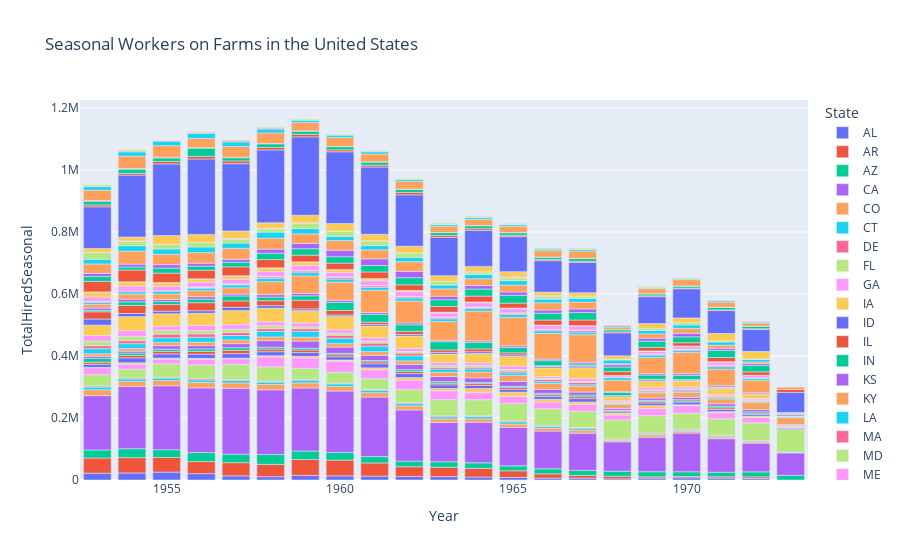

Notebook code for this chart:
### Markdown cell above
As the Bracero Program was specifically for temporary workers, it is possible that ending the program would have a more drastic impact on seasonally hired fired workers, something explored in the chart below.

### Code cell
##An extra step because there was a weird outlier of some data in 1948 despite the data being only from 1953-1973
seasonal_year = seasonal_year[seasonal_year['Year'] > 1948]

seasonalfig = px.bar(seasonal_year, x='Year', y='TotalHiredSeasonal', color='State', title='Seasonal Workers on Farms in the United States')
seasonalfig.show()

### Figure 1 — Plotly figure (JSON) as saved in the notebook; plotly's stock layout.template omitted (floating-point values rounded to 4 significant figures)
{"data": [{"alignmentgroup": "True", "hovertemplate": "State=AL<br>Year=%{x}<br>TotalHiredSeasonal=%{y}<extra></extra>", "legendgroup": "AL", "marker": {"color": "#636efa", "pattern": {"shape": ""}}, "name": "AL", "offsetgroup": "AL", "orientation": "v", "showlegend": true, "textposition": "auto", "type": "bar", "x": [1953, 1954, 1955, 1956, 1957, 1958, 1959, 1960, 1961, 1962, 1963, 1964, 1965, 1966, 1967, 1968, 1969, 1970, 1971, 1972], "xaxis": "x", "y": [21921, 22800.0, 25460.0, 20530.0, 13310.0, 10690.0, 14880.0, 13390.0, 12560.0, 11130.0, 10860.0, 9416.0, 8211.0, 6148.0, 5924.0, 3790, 5972.0, 7203.0, 6110, 4712.0], "yaxis": "y"}, {"alignmentgroup": "True", "hovertemplate": "State=AR<br>Year=%{x}<br>TotalHiredSeasonal=%{y}<extra></extra>", "legendgroup": "AR", "marker": {"color": "#EF553B", "pattern": {"shape": ""}}, "name": "AR", "offsetgroup": "AR", "orientation": "v", "showlegend": true, "textposition": "auto", "type": "bar", "x": [1953, 1954, 1955, 1956, 1957, 1958, 1959, 1960, 1961, 1962, 1963, 1964, 1965, 1966, 1967, 1968, 1969, 1970, 1971, 1972], "xaxis": "x", "y": [49060.0, 49380.0, 47240.0, 38870.0, 42680.0, 39790.0, 51290.0, 50740.0, 42420.0, 31720.0, 30390.0, 28100.0, 21460.0, 13630.0, 8874.0, 8075, 4400, 4206.0, 4308.0, 5400], "yaxis": "y"}, {"alignmentgroup": "True", "hovertemplate": "State=AZ<br>Year=%{x}<br>TotalHiredSeasonal=%{y}<extra></extra>", "legendgroup": "AZ", "marker": {"color": "#00cc96", "pattern": {"shape": ""}}, "name": "AZ", "offsetgroup": "AZ", "orientation": "v", "showlegend": true, "textposition": "auto", "type": "bar", "x": [1953, 1954, 1955, 1956, 1957, 1958, 1959, 1960, 1961, 1962, 1963, 1964, 1965, 1966, 1967, 1968, 1969, 1970, 1971, 1972, 1973], "xaxis": "x", "y": [25830.0, 28750.0, 25070.0, 29110.0, 27350.0, 31840.0, 27390.0, 24760.0, 20475, 18040.0, 17660.0, 17840.0, 15980.0, 16360.0, 16170.0, 16640, 16310.0, 15130.0, 14730.0, 16160.0, 15140.0], "yaxis": "y"}, {"alignmentgroup": "True", "hovertemplate": "State=CA<br>Year=%{x}<br>TotalHiredSeasonal=%{y}<extra></extra>", "legendgroup": "CA", "marker": {"color": "#ab63fa", "pattern": {"shape": ""}}, "name": "CA", "offsetgroup": "CA", "orientation": "v", "showlegend": true, "textposition": "auto", "type": "bar", "x": [1953, 1954, 1955, 1956, 1957, 1958, 1959, 1960, 1961, 1962, 1963, 1964, 1965, 1966, 1967, 1968, 1969, 1970, 1971, 1972, 1973], "xaxis": "x", "y": [175450, 201300.0, 206125, 208600.0, 212500.0, 208425, 203200.0, 198200.0, 192100.0, 165100.0, 126875, 131200.0, 124400.0, 121700.0, 120203, 94630.0, 111350, 124900.0, 108100.0, 92640.0, 72220], "yaxis": "y"}, {"alignmentgroup": "True", "hovertemplate": "State=CO<br>Year=%{x}<br>TotalHiredSeasonal=%{y}<extra></extra>", "legendgroup": "CO", "marker": {"color": "#FFA15A", "pattern": {"shape": ""}}, "name": "CO", "offsetgroup": "CO", "orientation": "v", "showlegend": true, "textposition": "auto", "type": "bar", "x": [1953, 1954, 1955, 1956, 1957, 1958, 1959, 1960, 1961, 1962, 1963, 1964, 1965, 1966, 1967, 1968, 1969, 1970, 1971, 1972, 1973], "xaxis": "x", "y": [18903, 16246, 17050.0, 17780.0, 17330.0, 17350.0, 16610.0, 14760.0, 14210.0, 13120.0, 11320.0, 10890, 10500.0, 9485.0, 9409.0, 4558, 7473.0, 6273.0, 5681, 4114, 1510], "yaxis": "y"}, {"alignmentgroup": "True", "hovertemplate": "State=CT<br>Year=%{x}<br>TotalHiredSeasonal=%{y}<extra></extra>", "legendgroup": "CT", "marker": {"color": "#19d3f3", "pattern": {"shape": ""}}, "name": "CT", "offsetgroup": "CT", "orientation": "v", "showlegend": true, "textposition": "auto", "type": "bar", "x": [1953, 1954, 1955, 1956, 1957, 1958, 1959, 1960, 1961, 1962, 1963, 1964, 1965, 1966, 1967, 1968, 1969, 1970, 1971, 1972, 1973], "xaxis": "x", "y": [8767.0, 7657.0, 7800, 7744.0, 7625, 7555, 8536.0, 8150, 7881.0, 7179.0, 6694.0, 7160, 7045, 5658.0, 5528, 2405, 2882.0, 3102.0, 3085, 1901.0, 1582.0], "yaxis": "y"}, {"alignmentgroup": "True", "hovertemplate": "State=DE<br>Year=%{x}<br>TotalHiredSeasonal=%{y}<extra></extra>", "legendgroup": "DE", "marker": {"color": "#FF6692", "pattern": {"shape": ""}}, "name": "DE", "offsetgroup": "DE", "orientation": "v", "showlegend": true, "textposition": "auto", "type": "bar", "x": [1953, 1954, 1955, 1956, 1957, 1958, 1959, 1960, 1961, 1962, 1963, 1964, 1965, 1966, 1967, 1968, 1969, 1970, 1971, 1972], "xaxis": "x", "y": [3111.0, 2960.0, 2839, 4021.0, 3135.0, 3110.0, 2910, 2276.0, 2439.0, 3460.0, 3221.0, 2757.0, 2920.0, 2917.0, 3198.0, 2185, 2991, 2636.0, 2508.0, 2248.0], "yaxis": "y"}, {"alignmentgroup": "True", "hovertemplate": "State=FL<br>Year=%{x}<br>TotalHiredSeasonal=%{y}<extra></extra>", "legendgroup": "FL", "marker": {"color": "#B6E880", "pattern": {"shape": ""}}, "name": "FL", "offsetgroup": "FL", "orientation": "v", "showlegend": true, "textposition": "auto", "type": "bar", "x": [1953, 1954, 1955, 1956, 1957, 1958, 1959, 1960, 1961, 1962, 1963, 1964, 1965, 1966, 1967, 1968, 1969, 1970, 1971, 1972, 1973], "xaxis": "x", "y": [36810.0, 28830.0, 43180.0, 44750.0, 49510.0, 46590.0, 35209, 35490.0, 34960.0, 41930.0, 52130.0, 51640.0, 56440.0, 54090.0, 52240.0, 61670.0, 56290.0, 52180.0, 53240.0, 57100.0, 72404], "yaxis": "y"}, {"alignmentgroup": "True", "hovertemplate": "State=GA<br>Year=%{x}<br>TotalHiredSeasonal=%{y}<extra></extra>", "legendgroup": "GA", "marker": {"color": "#FF97FF", "pattern": {"shape": ""}}, "name": "GA", "offsetgroup": "GA", "orientation": "v", "showlegend": true, "textposition": "auto", "type": "bar", "x": [1953, 1954, 1955, 1956, 1957, 1958, 1959, 1960, 1961, 1962, 1963, 1964, 1965, 1966, 1967, 1968, 1969, 1970, 1971, 1972], "xaxis": "x", "y": [22170.0, 16060.0, 15390.0, 18240.0, 17880.0, 31570.0, 33900.0, 35690.0, 28930.0, 30670.0, 28852, 23960.0, 22580.0, 21690.0, 22090.0, 15719, 23493, 24096, 19389, 17161], "yaxis": "y"}, {"alignmentgroup": "True", "hovertemplate": "State=IA<br>Year=%{x}<br>TotalHiredSeasonal=%{y}<extra></extra>", "legendgroup": "IA", "marker": {"color": "#FECB52", "pattern": {"shape": ""}}, "name": "IA", "offsetgroup": "IA", "orientation": "v", "showlegend": true, "textposition": "auto", "type": "bar", "x": [1953, 1954, 1955, 1956, 1957, 1958, 1959, 1960, 1961, 1962, 1963, 1964, 1965, 1966, 1967, 1968, 1969, 1970, 1971, 1972], "xaxis": "x", "y": [1263.0, 4260.0, 3093.0, 2928, 1720.0, 4020.0, 4990, 3642.0, 5937.0, 8298.0, 7309.0, 12230.0, 13809, 8703.0, 7785.0, 6830, 9338.0, 3197.0, 3482.0, 4677], "yaxis": "y"}, {"alignmentgroup": "True", "hovertemplate": "State=ID<br>Year=%{x}<br>TotalHiredSeasonal=%{y}<extra></extra>", "legendgroup": "ID", "marker": {"color": "#636efa", "pattern": {"shape": ""}}, "name": "ID", "offsetgroup": "ID", "orientation": "v", "showlegend": true, "textposition": "auto", "type": "bar", "x": [1953, 1954, 1955, 1956, 1957, 1958, 1959, 1960, 1961, 1962, 1963, 1964, 1965, 1966, 1967, 1968, 1969, 1970, 1971, 1972, 1973], "xaxis": "x", "y": [9948.0, 15740.0, 13470.0, 13250.0, 14650.0, 13000.0, 12081, 10530.0, 13060.0, 12871, 11520.0, 9905.0, 9444.0, 9365, 11170.0, 5642.0, 8043.0, 8538, 7026, 5890.0, 2904], "yaxis": "y"}, {"alignmentgroup": "True", "hovertemplate": "State=IL<br>Year=%{x}<br>TotalHiredSeasonal=%{y}<extra></extra>", "legendgroup": "IL", "marker": {"color": "#EF553B", "pattern": {"shape": ""}}, "name": "IL", "offsetgroup": "IL", "orientation": "v", "showlegend": true, "textposition": "auto", "type": "bar", "x": [1953, 1954, 1955, 1956, 1957, 1958, 1959, 1960, 1961, 1962, 1963, 1964, 1965, 1966, 1967, 1968, 1969, 1970, 1971, 1972], "xaxis": "x", "y": [6653.0, 7679.0, 8441.0, 9342.0, 10709, 8184.0, 8229, 6678.0, 6253.0, 6830.0, 5622.0, 5917.0, 5825.0, 5319.0, 6020.0, 1801, 4295.0, 3530.0, 5284.0, 3587], "yaxis": "y"}, {"alignmentgroup": "True", "hovertemplate": "State=IN<br>Year=%{x}<br>TotalHiredSeasonal=%{y}<extra></extra>", "legendgroup": "IN", "marker": {"color": "#00cc96", "pattern": {"shape": ""}}, "name": "IN", "offsetgroup": "IN", "orientation": "v", "showlegend": true, "textposition": "auto", "type": "bar", "x": [1953, 1954, 1955, 1956, 1957, 1958, 1959, 1960, 1961, 1962, 1963, 1964, 1965, 1966, 1967, 1968, 1969, 1970, 1971, 1972], "xaxis": "x", "y": [12580.0, 7731.0, 6797.0, 7782.0, 8220.0, 6081.0, 5754, 4546.0, 4189.0, 5748, 4976.0, 3609.0, 4166.0, 4770, 5498.0, 1308, 3892, 4346, 5283.0, 4795], "yaxis": "y"}, {"alignmentgroup": "True", "hovertemplate": "State=KS<br>Year=%{x}<br>TotalHiredSeasonal=%{y}<extra></extra>", "legendgroup": "KS", "marker": {"color": "#ab63fa", "pattern": {"shape": ""}}, "name": "KS", "offsetgroup": "KS", "orientation": "v", "showlegend": true, "textposition": "auto", "type": "bar", "x": [1953, 1954, 1955, 1956, 1957, 1958, 1959, 1960, 1961, 1962, 1963, 1964, 1965, 1966, 1967, 1968, 1969, 1970, 1971, 1972, 1973], "xaxis": "x", "y": [6692.0, 6233.0, 11450.0, 10690.0, 13160.0, 21200.0, 23200.0, 19920.0, 16660.0, 16910.0, 16240.0, 15010.0, 15040.0, 12700.0, 9604.0, 6062.0, 7583, 7526, 7660, 6922.0, 3690], "yaxis": "y"}, {"alignmentgroup": "True", "hovertemplate": "State=KY<br>Year=%{x}<br>TotalHiredSeasonal=%{y}<extra></extra>", "legendgroup": "KY", "marker": {"color": "#FFA15A", "pattern": {"shape": ""}}, "name": "KY", "offsetgroup": "KY", "orientation": "v", "showlegend": true, "textposition": "auto", "type": "bar", "x": [1953, 1954, 1955, 1956, 1957, 1958, 1959, 1960, 1961, 1962, 1963, 1964, 1965, 1966, 1967, 1968, 1969, 1970, 1971, 1972], "xaxis": "x", "y": [8112.0, 8450, 10000, 11080.0, 11940.0, 12240.0, 12510.0, 11200.0, 12200.0, 11520.0, 13810.0, 18890.0, 19430.0, 19020.0, 19000.0, 12850.0, 16833, 15300.0, 15960.0, 23240.0], "yaxis": "y"}, {"alignmentgroup": "True", "hovertemplate": "State=LA<br>Year=%{x}<br>TotalHiredSeasonal=%{y}<extra></extra>", "legendgroup": "LA", "marker": {"color": "#19d3f3", "pattern": {"shape": ""}}, "name": "LA", "offsetgroup": "LA", "orientation": "v", "showlegend": true, "textposition": "auto", "type": "bar", "x": [1953, 1954, 1955, 1956, 1957, 1958, 1959, 1960, 1961, 1962, 1963, 1964, 1965, 1966, 1967, 1968, 1969, 1970, 1971, 1972, 1973], "xaxis": "x", "y": [16460.0, 15616, 15500.0, 15940.0, 14420.0, 17775, 19000.0, 17490.0, 17750.0, 16190.0, 10460.0, 9811.0, 8320.0, 5908.0, 4528.0, 2796.0, 2719.0, 4761.0, 3144.0, 3104.0, 1438.0], "yaxis": "y"}, {"alignmentgroup": "True", "hovertemplate": "State=MA<br>Year=%{x}<br>TotalHiredSeasonal=%{y}<extra></extra>", "legendgroup": "MA", "marker": {"color": "#FF6692", "pattern": {"shape": ""}}, "name": "MA", "offsetgroup": "MA", "orientation": "v", "showlegend": true, "textposition": "auto", "type": "bar", "x": [1953, 1954, 1955, 1956, 1957, 1958, 1959, 1960, 1961, 1962, 1963, 1964, 1965, 1966, 1967, 1968, 1969, 1970, 1971, 1972, 1973], "xaxis": "x", "y": [9521, 9843, 11750.0, 10604, 10201, 9043.0, 8314.0, 9624.0, 9606.0, 8520.0, 5656.0, 5601.0, 5808, 6639.0, 7020, 2644, 3508.0, 3997.0, 3701.0, 2841.0, 604], "yaxis": "y"}, {"alignmentgroup": "True", "hovertemplate": "State=MD<br>Year=%{x}<br>TotalHiredSeasonal=%{y}<extra></extra>", "legendgroup": "MD", "marker": {"color": "#B6E880", "pattern": {"shape": ""}}, "name": "MD", "offsetgroup": "MD", "orientation": "v", "showlegend": true, "textposition": "auto", "type": "bar", "x": [1953, 1954, 1955, 1956, 1957, 1958, 1959, 1960, 1961, 1962, 1963, 1964, 1965, 1966, 1967, 1968, 1969, 1970, 1971, 1972], "xaxis": "x", "y": [14924, 13900.0, 11943, 10330.0, 9926.0, 9254.0, 6047.0, 6421.0, 6347.0, 5518.0, 5411, 5523.0, 5080, 3797.0, 4066, 1938, 3414.0, 2731.0, 3121.0, 2581.0], "yaxis": "y"}, {"alignmentgroup": "True", "hovertemplate": "State=ME<br>Year=%{x}<br>TotalHiredSeasonal=%{y}<extra></extra>", "legendgroup": "ME", "marker": {"color": "#FF97FF", "pattern": {"shape": ""}}, "name": "ME", "offsetgroup": "ME", "orientation": "v", "showlegend": true, "textposition": "auto", "type": "bar", "x": [1953, 1954, 1955, 1956, 1957, 1958, 1959, 1960, 1961, 1962, 1963, 1964, 1965, 1966, 1967, 1968, 1969, 1970, 1971, 1972], "xaxis": "x", "y": [17833, 18770, 13760.0, 17390.0, 15690.0, 12750.0, 12250.0, 11620.0, 10540.0, 10030.0, 9859, 8650.0, 11230.0, 5832.0, 8778.0, 4218, 7481, 6319.0, 3711.0, 4175], "yaxis": "y"}, {"alignmentgroup": "True", "hovertemplate": "State=MI<br>Year=%{x}<br>TotalHiredSeasonal=%{y}<extra></extra>", "legendgroup": "MI", "marker": {"color": "#FECB52", "pattern": {"shape": ""}}, "name": "MI", "offsetgroup": "MI", "orientation": "v", "showlegend": true, "textposition": "auto", "type": "bar", "x": [1953, 1954, 1955, 1956, 1957, 1958, 1959, 1960, 1961, 1962, 1963, 1964, 1965, 1966, 1967, 1968, 1969, 1970, 1971, 1972, 1973], "xaxis": "x", "y": [33490.0, 44810.0, 40020.0, 38800.0, 44640.0, 43750.0, 40030.0, 42460.0, 38290.0, 39660.0, 27350.0, 30080.0, 31370.0, 28020.0, 35160.0, 12606, 20580.0, 19060.0, 18840.0, 13670.0, 3835], "yaxis": "y"}, {"alignmentgroup": "True", "hovertemplate": "State=MN<br>Year=%{x}<br>TotalHiredSeasonal=%{y}<extra></extra>", "legendgroup": "MN", "marker": {"color": "#636efa", "pattern": {"shape": ""}}, "name": "MN", "offsetgroup": "MN", "orientation": "v", "showlegend": true, "textposition": "auto", "type": "bar", "x": [1953, 1954, 1955, 1956, 1957, 1958, 1959, 1960, 1961, 1962, 1963, 1964, 1965, 1966, 1967, 1968, 1969, 1970, 1971], "xaxis": "x", "y": [19915, 9993, 8419.0, 8325.0, 10400.0, 8244.0, 5743.0, 4670.0, 5483.0, 5415.0, 5531.0, 5769.0, 4585.0, 4472.0, 5096.0, 3240.0, 3924.0, 2757.0, 2122], "yaxis": "y"}, {"alignmentgroup": "True", "hovertemplate": "State=MO<br>Year=%{x}<br>TotalHiredSeasonal=%{y}<extra></extra>", "legendgroup": "MO", "marker": {"color": "#EF553B", "pattern": {"shape": ""}}, "name": "MO", "offsetgroup": "MO", "orientation": "v", "showlegend": true, "textposition": "auto", "type": "bar", "x": [1953, 1954, 1955, 1956, 1957, 1958, 1959, 1960, 1961, 1962, 1963, 1964, 1965, 1966, 1967, 1968, 1969, 1970, 1971, 1972, 1973], "xaxis": "x", "y": [23200, 26250.0, 21240.0, 25870.0, 20870.0, 16040.0, 27740.0, 14620.0, 7148.0, 9843.0, 7824.0, 8938, 6703.0, 2546.0, 2281.0, 895, 2343.0, 2151.0, 1861.0, 1004, 700], "yaxis": "y"}, {"alignmentgroup": "True", "hovertemplate": "State=MS<br>Year=%{x}<br>TotalHiredSeasonal=%{y}<extra></extra>", "legendgroup": "MS", "marker": {"color": "#00cc96", "pattern": {"shape": ""}}, "name": "MS", "offsetgroup": "MS", "orientation": "v", "showlegend": true, "textposition": "auto", "type": "bar", "x": [1953, 1954, 1955, 1956, 1957, 1958, 1959, 1960, 1961, 1962, 1963, 1964, 1965, 1966, 1967, 1968, 1969, 1970, 1971], "xaxis": "x", "y": [4740.0, 11490.0, 9693, 11300.0, 15840.0, 11570.0, 14389, 26410.0, 25240.0, 21120.0, 26630.0, 20990.0, 17100.0, 16120.0, 5108.0, 9784.0, 13358, 13620, 1550], "yaxis": "y"}, {"alignmentgroup": "True", "hovertemplate": "State=MT<br>Year=%{x}<br>TotalHiredSeasonal=%{y}<extra></extra>", "legendgroup": "MT", "marker": {"color": "#ab63fa", "pattern": {"shape": ""}}, "name": "MT", "offsetgroup": "MT", "orientation": "v", "showlegend": true, "textposition": "auto", "type": "bar", "x": [1953, 1954, 1955, 1956, 1957, 1958, 1959, 1960, 1961, 1962, 1963, 1964, 1965, 1966, 1967, 1968, 1969, 1970, 1971, 1972, 1973], "xaxis": "x", "y": [7404, 8823.0, 6993.0, 7999.0, 6185.0, 7910, 7694, 6813.0, 6037.0, 5975.0, 4638, 4948.0, 5306.0, 4975.0, 5447.0, 2779.0, 4596.0, 5352.0, 4343.0, 3766.0, 2872], "yaxis": "y"}, {"alignmentgroup": "True", "hovertemplate": "State=NC<br>Year=%{x}<br>TotalHiredSeasonal=%{y}<extra></extra>", "legendgroup": "NC", "marker": {"color": "#FFA15A", "pattern": {"shape": ""}}, "name": "NC", "offsetgroup": "NC", "orientation": "v", "showlegend": true, "textposition": "auto", "type": "bar", "x": [1953, 1954, 1955, 1956, 1957, 1958, 1959, 1960, 1961, 1962, 1963, 1964, 1965, 1966, 1967, 1968, 1969, 1970, 1971, 1972, 1973], "xaxis": "x", "y": [11348, 16329, 17568, 19570.0, 20110.0, 41910.0, 56320.0, 58345, 71740.0, 70710.0, 60520.0, 96380.0, 92030.0, 83410.0, 88710.0, 36830.0, 52530.0, 68610.0, 53590.0, 39820.0, 22070.0], "yaxis": "y"}, {"alignmentgroup": "True", "hovertemplate": "State=ND<br>Year=%{x}<br>TotalHiredSeasonal=%{y}<extra></extra>", "legendgroup": "ND", "marker": {"color": "#19d3f3", "pattern": {"shape": ""}}, "name": "ND", "offsetgroup": "ND", "orientation": "v", "showlegend": true, "textposition": "auto", "type": "bar", "x": [1953, 1954, 1955, 1956, 1957, 1958, 1959, 1960, 1961, 1962, 1963, 1964, 1965, 1966, 1967, 1968, 1969, 1970, 1971, 1972, 1973], "xaxis": "x", "y": [6192.0, 6949, 8775.0, 8050.0, 9357.0, 9969.0, 10480.0, 9794.0, 8652.0, 9437.0, 8719.0, 8385, 8941.0, 8322.0, 7922.0, 8465, 7490, 5946.0, 7547.0, 6495, 3190], "yaxis": "y"}, {"alignmentgroup": "True", "hovertemplate": "State=NE<br>Year=%{x}<br>TotalHiredSeasonal=%{y}<extra></extra>", "legendgroup": "NE", "marker": {"color": "#FF6692", "pattern": {"shape": ""}}, "name": "NE", "offsetgroup": "NE", "orientation": "v", "showlegend": true, "textposition": "auto", "type": "bar", "x": [1953, 1954, 1955, 1956, 1957, 1958, 1959, 1960, 1961, 1962, 1963, 1964, 1965, 1966, 1967, 1968, 1969, 1970, 1971], "xaxis": "x", "y": [2759.0, 3174.0, 1890.0, 2292.0, 2404.0, 5046, 5350.0, 5384.0, 5141.0, 3978.0, 3988.0, 3476.0, 4069.0, 3172.0, 5354.0, 575, 2968.0, 3400, 3530.0], "yaxis": "y"}, {"alignmentgroup": "True", "hovertemplate": "State=NH<br>Year=%{x}<br>TotalHiredSeasonal=%{y}<extra></extra>", "legendgroup": "NH", "marker": {"color": "#B6E880", "pattern": {"shape": ""}}, "name": "NH", "offsetgroup": "NH", "orientation": "v", "showlegend": true, "textposition": "auto", "type": "bar", "x": [1953, 1956, 1957, 1958, 1959, 1960, 1961, 1962, 1963, 1964, 1965, 1966, 1967, 1968, 1969, 1970, 1971, 1972], "xaxis": "x", "y": [1181.0, 1788.0, 1852.0, 2012.0, 1830, 1630, 1888.0, 1760, 1690, 1350, 1240, 1175, 1250, 797.5, 893.8, 1147.0, 1058.0, 1045], "yaxis": "y"}, {"alignmentgroup": "True", "hovertemplate": "State=NJ<br>Year=%{x}<br>TotalHiredSeasonal=%{y}<extra></extra>", "legendgroup": "NJ", "marker": {"color": "#FF97FF", "pattern": {"shape": ""}}, "name": "NJ", "offsetgroup": "NJ", "orientation": "v", "showlegend": true, "textposition": "auto", "type": "bar", "x": [1953, 1954, 1955, 1956, 1957, 1958, 1959, 1960, 1961, 1962, 1963, 1964, 1965, 1966, 1967, 1968, 1969, 1970, 1971, 1972, 1973], "xaxis": "x", "y": [14020.0, 15780.0, 14100.0, 15230.0, 13940.0, 15020.0, 15520.0, 14620.0, 14312, 14680.0, 13210.0, 13770.0, 13350.0, 12610.0, 13500.0, 5025, 7920, 8702, 10640.0, 8002.0, 1460], "yaxis": "y"}, {"alignmentgroup": "True", "hovertemplate": "State=NM<br>Year=%{x}<br>TotalHiredSeasonal=%{y}<extra></extra>", "legendgroup": "NM", "marker": {"color": "#FECB52", "pattern": {"shape": ""}}, "name": "NM", "offsetgroup": "NM", "orientation": "v", "showlegend": true, "textposition": "auto", "type": "bar", "x": [1953, 1954, 1955, 1956, 1957, 1958, 1959, 1960, 1961, 1962, 1963, 1964, 1965, 1966, 1967, 1968, 1969, 1970, 1971, 1972, 1973], "xaxis": "x", "y": [16360.0, 13170.0, 11300.0, 10300.0, 10870.0, 11869, 11650.0, 8497.0, 6835.0, 3760.0, 2388.0, 2090.0, 2062.0, 1185.0, 948.7, 645, 1152.0, 1140, 975, 771.2, 535], "yaxis": "y"}, {"alignmentgroup": "True", "hovertemplate": "State=NV<br>Year=%{x}<br>TotalHiredSeasonal=%{y}<extra></extra>", "legendgroup": "NV", "marker": {"color": "#636efa", "pattern": {"shape": ""}}, "name": "NV", "offsetgroup": "NV", "orientation": "v", "showlegend": true, "textposition": "auto", "type": "bar", "x": [1953, 1954, 1955, 1956, 1957, 1958, 1959, 1960, 1961, 1962, 1963, 1965, 1967, 1969, 1970], "xaxis": "x", "y": [150, 597.1, 810.3, 658, 553.6, 721.6, 616.6, 644.3, 620.9, 338.8, 183.4, 221.8, 200, 300, 235], "yaxis": "y"}, {"alignmentgroup": "True", "hovertemplate": "State=NY<br>Year=%{x}<br>TotalHiredSeasonal=%{y}<extra></extra>", "legendgroup": "NY", "marker": {"color": "#EF553B", "pattern": {"shape": ""}}, "name": "NY", "offsetgroup": "NY", "orientation": "v", "showlegend": true, "textposition": "auto", "type": "bar", "x": [1953, 1954, 1955, 1956, 1957, 1958, 1959, 1960, 1961, 1962, 1963, 1964, 1965, 1966, 1967, 1968, 1969, 1970, 1971, 1972], "xaxis": "x", "y": [33900.0, 37860.0, 30240.0, 27420.0, 28573, 26596, 21710.0, 20570.0, 21240.0, 18300.0, 18370.0, 19070.0, 15950.0, 16250.0, 18010.0, 12198, 11570.0, 10730.0, 13569, 11080.0], "yaxis": "y"}, {"alignmentgroup": "True", "hovertemplate": "State=OH<br>Year=%{x}<br>TotalHiredSeasonal=%{y}<extra></extra>", "legendgroup": "OH", "marker": {"color": "#00cc96", "pattern": {"shape": ""}}, "name": "OH", "offsetgroup": "OH", "orientation": "v", "showlegend": true, "textposition": "auto", "type": "bar", "x": [1953, 1954, 1955, 1956, 1957, 1958, 1959, 1960, 1961, 1962, 1963, 1964, 1965, 1966, 1967, 1968, 1969, 1970, 1971, 1972], "xaxis": "x", "y": [15620.0, 9821.0, 16320.0, 13170.0, 15200.0, 20318, 20840.0, 20710.0, 20880.0, 23010.0, 21530.0, 22756, 25110.0, 21978, 23950.0, 14955, 19910.0, 18970.0, 22862, 21034], "yaxis": "y"}, {"alignmentgroup": "True", "hovertemplate": "State=OK<br>Year=%{x}<br>TotalHiredSeasonal=%{y}<extra></extra>", "legendgroup": "OK", "marker": {"color": "#ab63fa", "pattern": {"shape": ""}}, "name": "OK", "offsetgroup": "OK", "orientation": "v", "showlegend": true, "textposition": "auto", "type": "bar", "x": [1953, 1954, 1955, 1956, 1957, 1958, 1959, 1960, 1961, 1962, 1963, 1964, 1965, 1966, 1967, 1968, 1969, 1970, 1971, 1972, 1973], "xaxis": "x", "y": [10101, 9038.0, 11100.0, 9551.0, 9381.0, 13350.0, 16657, 21250.0, 21490.0, 20210.0, 11610.0, 11360.0, 11130, 10350.0, 11890.0, 7514.0, 9866.0, 11390.0, 6939.0, 6057.0, 4324.0], "yaxis": "y"}, {"alignmentgroup": "True", "hovertemplate": "State=OR<br>Year=%{x}<br>TotalHiredSeasonal=%{y}<extra></extra>", "legendgroup": "OR", "marker": {"color": "#FFA15A", "pattern": {"shape": ""}}, "name": "OR", "offsetgroup": "OR", "orientation": "v", "showlegend": true, "textposition": "auto", "type": "bar", "x": [1953, 1954, 1955, 1956, 1957, 1958, 1959, 1960, 1961, 1962, 1963, 1964, 1965, 1966, 1967, 1968, 1969, 1970, 1971, 1972, 1973], "xaxis": "x", "y": [30700.0, 41890.0, 33500.0, 34210.0, 34900.0, 35250.0, 31090.0, 31026, 29020.0, 31370.0, 23670.0, 21730.0, 21970.0, 23379, 22113, 3289.0, 13710.0, 16000.0, 10180.0, 5146.0, 3356.0], "yaxis": "y"}, {"alignmentgroup": "True", "hovertemplate": "State=PA<br>Year=%{x}<br>TotalHiredSeasonal=%{y}<extra></extra>", "legendgroup": "PA", "marker": {"color": "#19d3f3", "pattern": {"shape": ""}}, "name": "PA", "offsetgroup": "PA", "orientation": "v", "showlegend": true, "textposition": "auto", "type": "bar", "x": [1953, 1954, 1955, 1956, 1957, 1958, 1959, 1960, 1961, 1962, 1963, 1964, 1965, 1966, 1967, 1968, 1969, 1970, 1971, 1972, 1973], "xaxis": "x", "y": [15140.0, 17830.0, 16960.0, 18300.0, 17340.0, 19685, 17140.0, 13610.0, 13580.0, 13600.0, 12720.0, 14080, 14559, 12320.0, 12180.0, 12305, 11870, 11180.0, 10280.0, 7639.0, 2911.0], "yaxis": "y"}, {"alignmentgroup": "True", "hovertemplate": "State=RI<br>Year=%{x}<br>TotalHiredSeasonal=%{y}<extra></extra>", "legendgroup": "RI", "marker": {"color": "#FF6692", "pattern": {"shape": ""}}, "name": "RI", "offsetgroup": "RI", "orientation": "v", "showlegend": true, "textposition": "auto", "type": "bar", "x": [1963, 1964, 1965, 1966, 1967, 1968, 1969], "xaxis": "x", "y": [309.7, 205, 188.3, 200, 74.5, 63.5, 82], "yaxis": "y"}, {"alignmentgroup": "True", "hovertemplate": "State=SC<br>Year=%{x}<br>TotalHiredSeasonal=%{y}<extra></extra>", "legendgroup": "SC", "marker": {"color": "#B6E880", "pattern": {"shape": ""}}, "name": "SC", "offsetgroup": "SC", "orientation": "v", "showlegend": true, "textposition": "auto", "type": "bar", "x": [1953, 1954, 1955, 1956, 1957, 1958, 1959, 1960, 1961, 1962, 1963, 1964, 1965, 1966, 1967, 1968, 1969, 1970, 1971, 1972, 1973], "xaxis": "x", "y": [21425, 13480.0, 15120.0, 14050, 12640.0, 10050.0, 17330.0, 16370.0, 14960.0, 14280.0, 10840.0, 8028.0, 8713.0, 8062.0, 6870, 2484.0, 6226.0, 7683.0, 3575, 1904.0, 1100], "yaxis": "y"}, {"alignmentgroup": "True", "hovertemplate": "State=SD<br>Year=%{x}<br>TotalHiredSeasonal=%{y}<extra></extra>", "legendgroup": "SD", "marker": {"color": "#FF97FF", "pattern": {"shape": ""}}, "name": "SD", "offsetgroup": "SD", "orientation": "v", "showlegend": true, "textposition": "auto", "type": "bar", "x": [1953, 1954, 1955, 1956, 1957, 1958, 1959, 1960, 1961, 1962, 1963, 1964, 1965, 1966], "xaxis": "x", "y": [470, 1658, 527, 605, 2552.0, 2582, 1645.0, 439, 457.7, 477.7, 421, 348.3, 2645, 2345], "yaxis": "y"}, {"alignmentgroup": "True", "hovertemplate": "State=TN<br>Year=%{x}<br>TotalHiredSeasonal=%{y}<extra></extra>", "legendgroup": "TN", "marker": {"color": "#FECB52", "pattern": {"shape": ""}}, "name": "TN", "offsetgroup": "TN", "orientation": "v", "showlegend": true, "textposition": "auto", "type": "bar", "x": [1953, 1954, 1955, 1956, 1957, 1958, 1959, 1960, 1961, 1962, 1963, 1964, 1965, 1966, 1967, 1968, 1969, 1970, 1971, 1972], "xaxis": "x", "y": [12480.0, 12520.0, 27890.0, 25810.0, 23556, 17410.0, 24120.0, 24730.0, 21000.0, 21590.0, 18240.0, 17217, 17050.0, 11300.0, 10900.0, 10530.0, 15093, 14673, 23603, 24090.0], "yaxis": "y"}, {"alignmentgroup": "True", "hovertemplate": "State=TX<br>Year=%{x}<br>TotalHiredSeasonal=%{y}<extra></extra>", "legendgroup": "TX", "marker": {"color": "#636efa", "pattern": {"shape": ""}}, "name": "TX", "offsetgroup": "TX", "orientation": "v", "showlegend": true, "textposition": "auto", "type": "bar", "x": [1953, 1954, 1955, 1956, 1957, 1958, 1959, 1960, 1961, 1962, 1963, 1964, 1965, 1966, 1967, 1968, 1969, 1970, 1971, 1972, 1973], "xaxis": "x", "y": [134800.0, 200000.0, 230878, 243500.0, 217500.0, 235100.0, 252800.0, 231200.0, 217200.0, 165800.0, 123800.0, 116200.0, 113000.0, 101600.0, 97840.0, 73830.0, 86810.0, 94310.0, 74120.0, 71300.0, 64880], "yaxis": "y"}, {"alignmentgroup": "True", "hovertemplate": "State=UT<br>Year=%{x}<br>TotalHiredSeasonal=%{y}<extra></extra>", "legendgroup": "UT", "marker": {"color": "#EF553B", "pattern": {"shape": ""}}, "name": "UT", "offsetgroup": "UT", "orientation": "v", "showlegend": true, "textposition": "auto", "type": "bar", "x": [1953, 1954, 1955, 1956, 1957, 1958, 1959, 1960, 1961, 1962, 1963, 1964, 1965, 1966, 1967, 1968, 1969, 1970, 1971, 1972, 1973], "xaxis": "x", "y": [6196.0, 5884.0, 7800.0, 8485.0, 8617.0, 7896.0, 8199.0, 6273.0, 5918.0, 7788.0, 6070.0, 5694.0, 4442.0, 3839.0, 3982.0, 3439, 2834, 2040.0, 2080, 1940, 9135], "yaxis": "y"}, {"alignmentgroup": "True", "hovertemplate": "State=VA<br>Year=%{x}<br>TotalHiredSeasonal=%{y}<extra></extra>", "legendgroup": "VA", "marker": {"color": "#00cc96", "pattern": {"shape": ""}}, "name": "VA", "offsetgroup": "VA", "orientation": "v", "showlegend": true, "textposition": "auto", "type": "bar", "x": [1953, 1954, 1955, 1956, 1957, 1958, 1959, 1960, 1961, 1962, 1963, 1964, 1965, 1966, 1967, 1968, 1969, 1970, 1971, 1972], "xaxis": "x", "y": [11490.0, 13240.0, 11520.0, 26380.0, 10195, 11610.0, 10290.0, 10160.0, 9995.0, 9649.0, 8926.0, 9313.0, 8263.0, 7554.0, 9102.0, 6846.0, 6083.0, 6269.0, 7874.0, 7509], "yaxis": "y"}, {"alignmentgroup": "True", "hovertemplate": "State=VT<br>Year=%{x}<br>TotalHiredSeasonal=%{y}<extra></extra>", "legendgroup": "VT", "marker": {"color": "#ab63fa", "pattern": {"shape": ""}}, "name": "VT", "offsetgroup": "VT", "orientation": "v", "showlegend": true, "textposition": "auto", "type": "bar", "x": [1953, 1954, 1955, 1956, 1957, 1958, 1959, 1960, 1961, 1962, 1963, 1964, 1965, 1966, 1967, 1968, 1969, 1970, 1971, 1972], "xaxis": "x", "y": [2450, 2141.0, 2291.0, 1845, 1650, 1403.0, 1130, 825, 840, 930, 830, 871.6, 697, 432.8, 470.8, 368, 739, 493, 665, 471], "yaxis": "y"}, {"alignmentgroup": "True", "hovertemplate": "State=WA<br>Year=%{x}<br>TotalHiredSeasonal=%{y}<extra></extra>", "legendgroup": "WA", "marker": {"color": "#FFA15A", "pattern": {"shape": ""}}, "name": "WA", "offsetgroup": "WA", "orientation": "v", "showlegend": true, "textposition": "auto", "type": "bar", "x": [1953, 1954, 1955, 1956, 1957, 1958, 1959, 1960, 1961, 1962, 1963, 1964, 1965, 1966, 1967, 1968, 1969, 1970, 1971, 1972, 1973], "xaxis": "x", "y": [33240.0, 39760.0, 37260.0, 29360.0, 34800.0, 33760.0, 26740.0, 29030.0, 25120.0, 25370.0, 19730.0, 19760.0, 20330.0, 20470.0, 22860.0, 8246.0, 16268, 20510.0, 16620.0, 10550.0, 7846.0], "yaxis": "y"}, {"alignmentgroup": "True", "hovertemplate": "State=WI<br>Year=%{x}<br>TotalHiredSeasonal=%{y}<extra></extra>", "legendgroup": "WI", "marker": {"color": "#19d3f3", "pattern": {"shape": ""}}, "name": "WI", "offsetgroup": "WI", "orientation": "v", "showlegend": true, "textposition": "auto", "type": "bar", "x": [1953, 1954, 1955, 1956, 1957, 1958, 1959, 1960, 1961, 1962, 1963, 1964, 1965, 1966, 1967, 1968, 1969, 1970, 1971, 1972], "xaxis": "x", "y": [11875, 13850.0, 14520.0, 16431, 14730.0, 12650.0, 7807.0, 7168.0, 7084.0, 5284.0, 5738.0, 5569.0, 5032.0, 5237.0, 5062.0, 4191, 2655, 3006.0, 4268.0, 3163], "yaxis": "y"}, {"alignmentgroup": "True", "hovertemplate": "State=WV<br>Year=%{x}<br>TotalHiredSeasonal=%{y}<extra></extra>", "legendgroup": "WV", "marker": {"color": "#FF6692", "pattern": {"shape": ""}}, "name": "WV", "offsetgroup": "WV", "orientation": "v", "showlegend": true, "textposition": "auto", "type": "bar", "x": [1953, 1954, 1955, 1956, 1957, 1958, 1959, 1963, 1964, 1965, 1966, 1967, 1968, 1969, 1970, 1971, 1972], "xaxis": "x", "y": [1375, 2634.0, 1866.0, 2180.0, 3277.0, 3042.0, 359, 811, 1195, 740, 695, 938, 1564.0, 1517.0, 1510.0, 1628.0, 1456.0], "yaxis": "y"}, {"alignmentgroup": "True", "hovertemplate": "State=WY<br>Year=%{x}<br>TotalHiredSeasonal=%{y}<extra></extra>", "legendgroup": "WY", "marker": {"color": "#B6E880", "pattern": {"shape": ""}}, "name": "WY", "offsetgroup": "WY", "orientation": "v", "showlegend": true, "textposition": "auto", "type": "bar", "x": [1953, 1954, 1955, 1956, 1957, 1958, 1959, 1960, 1961, 1962, 1963, 1964, 1965, 1966, 1967, 1969, 1970, 1971], "xaxis": "x", "y": [4716.0, 4465.0, 1983.0, 3556.0, 3638.0, 3192.0, 3077.0, 2790.0, 3249.0, 3561.0, 3759.0, 3341, 3396.0, 3057.0, 3548.0, 3610.0, 2487.0, 607.5], "yaxis": "y"}], "layout": {"autosize": true, "barmode": "relative", "legend": {"title": {"text": "State"}, "tracegroupgap": 0}, "title": {"text": "Seasonal Workers on Farms in the United States"}, "xaxis": {"anchor": "y", "autorange": true, "domain": [0, 1], "range": [1952.0, 1974.0], "title": {"text": "Year"}, "type": "linear"}, "yaxis": {"anchor": "x", "autorange": true, "domain": [0, 1], "range": [0, 1226000.0], "title": {"text": "TotalHiredSeasonal"}, "type": "linear"}}}
